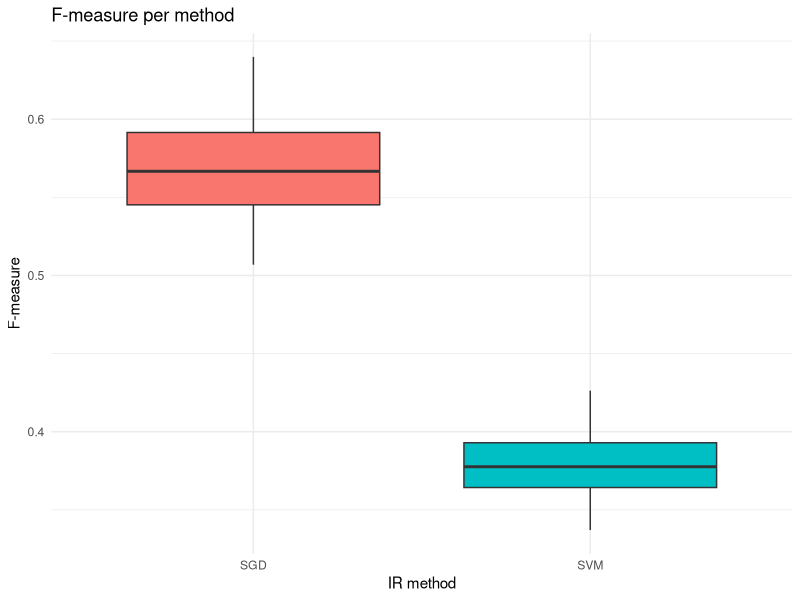
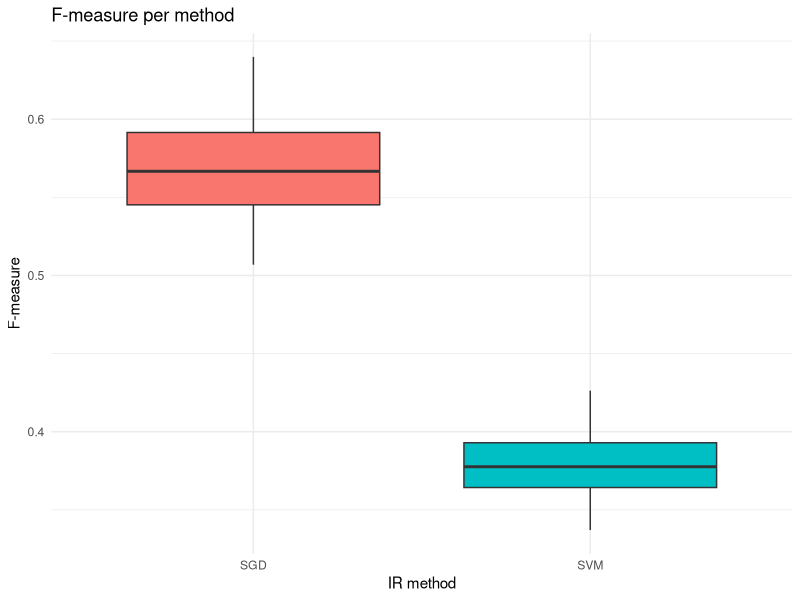

Recreate these plots in R, in order.
#loading library
require("ggplot2")

# selecting the current directory
setwd("/Users/tassiovale/Dropbox/PhD Thesis/trace2vary/trace_recovery/results/")

# read csv file
data <- read.csv("2018-05-09_20h15m_output.csv")

ggplot(data=data, aes(x=method, y=fmeasure, fill=method)) +
    geom_boxplot() +
    theme_minimal() +
    ggtitle("F-measure per method") +
    labs(x="IR method", y="F-measure") +
    scale_fill_discrete(guide=FALSE)

ggsave("2018-05-09_20h15m_fmeasure_chart.eps")